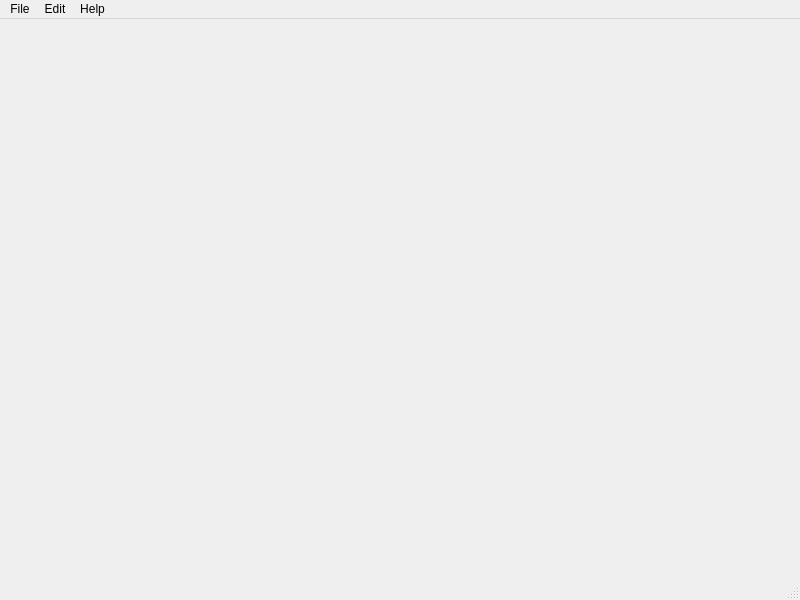
<?xml version="1.0" encoding="UTF-8"?>
<ui version="4.0">
 <class>MainWindow</class>
 <widget class="QMainWindow" name="MainWindow">
  <property name="geometry">
   <rect>
    <x>0</x>
    <y>0</y>
    <width>800</width>
    <height>600</height>
   </rect>
  </property>
  <property name="windowTitle">
   <string>Lindwurm</string>
  </property>
  <property name="windowIcon">
   <iconset resource="resources/resources.qrc">
    <normaloff>:/images/Lindwurm.svg</normaloff>:/images/Lindwurm.svg</iconset>
  </property>
  <widget class="QWidget" name="centralwidget"/>
  <widget class="QMenuBar" name="menubar">
   <property name="geometry">
    <rect>
     <x>0</x>
     <y>0</y>
     <width>800</width>
     <height>23</height>
    </rect>
   </property>
   <widget class="QMenu" name="menuFile">
    <property name="title">
     <string>File</string>
    </property>
    <addaction name="actionExit"/>
   </widget>
   <widget class="QMenu" name="menuHelp">
    <property name="title">
     <string>Help</string>
    </property>
    <addaction name="actionShowAbout"/>
   </widget>
   <widget class="QMenu" name="menuEdit">
    <property name="title">
     <string>Edit</string>
    </property>
    <addaction name="actionShowSettings"/>
   </widget>
   <addaction name="menuFile"/>
   <addaction name="menuEdit"/>
   <addaction name="menuHelp"/>
  </widget>
  <widget class="QStatusBar" name="statusbar"/>
  <action name="actionShowAbout">
   <property name="text">
    <string>About</string>
   </property>
  </action>
  <action name="actionShowSettings">
   <property name="text">
    <string>Settings</string>
   </property>
  </action>
  <action name="saveProjectAction">
   <property name="text">
    <string>Save project</string>
   </property>
  </action>
  <action name="actionExit">
   <property name="text">
    <string>Exit</string>
   </property>
  </action>
 </widget>
 <resources>
  <include location="resources/resources.qrc"/>
 </resources>
 <connections/>
</ui>
